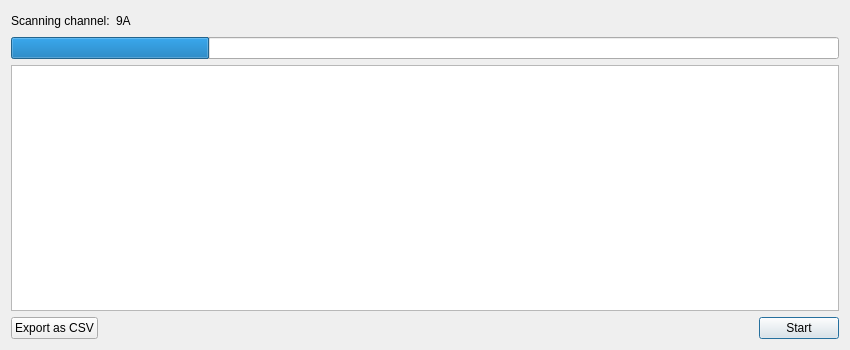
<?xml version="1.0" encoding="UTF-8"?>
<ui version="4.0">
 <class>ScannerDialog</class>
 <widget class="QDialog" name="ScannerDialog">
  <property name="geometry">
   <rect>
    <x>0</x>
    <y>0</y>
    <width>850</width>
    <height>350</height>
   </rect>
  </property>
  <property name="windowTitle">
   <string>Scanning tool</string>
  </property>
  <layout class="QGridLayout" name="gridLayout_2">
   <item row="0" column="0" colspan="4">
    <layout class="QHBoxLayout" name="horizontalLayout_3">
     <item>
      <layout class="QHBoxLayout" name="horizontalLayout_2">
       <item>
        <widget class="QLabel" name="scanningLabel">
         <property name="text">
          <string>Scanning channel:</string>
         </property>
        </widget>
       </item>
       <item>
        <widget class="QLabel" name="progressChannel">
         <property name="text">
          <string notr="true">9A</string>
         </property>
        </widget>
       </item>
      </layout>
     </item>
     <item>
      <spacer name="horizontalSpacer">
       <property name="orientation">
        <enum>Qt::Orientation::Horizontal</enum>
       </property>
       <property name="sizeHint" stdset="0">
        <size>
         <width>40</width>
         <height>20</height>
        </size>
       </property>
      </spacer>
     </item>
    </layout>
   </item>
   <item row="1" column="0" colspan="4">
    <widget class="QProgressBar" name="progressBar">
     <property name="value">
      <number>24</number>
     </property>
     <property name="textVisible">
      <bool>false</bool>
     </property>
    </widget>
   </item>
   <item row="2" column="0" colspan="4">
    <widget class="QTableView" name="txTableView"/>
   </item>
   <item row="3" column="3">
    <widget class="QPushButton" name="startStopButton">
     <property name="text">
      <string notr="true">Start</string>
     </property>
    </widget>
   </item>
   <item row="3" column="2">
    <spacer name="horizontalSpacer_2">
     <property name="orientation">
      <enum>Qt::Orientation::Horizontal</enum>
     </property>
     <property name="sizeHint" stdset="0">
      <size>
       <width>40</width>
       <height>20</height>
      </size>
     </property>
    </spacer>
   </item>
   <item row="3" column="0" colspan="2">
    <widget class="QPushButton" name="exportButton">
     <property name="text">
      <string>Export as CSV</string>
     </property>
    </widget>
   </item>
  </layout>
 </widget>
 <resources/>
 <connections/>
</ui>
